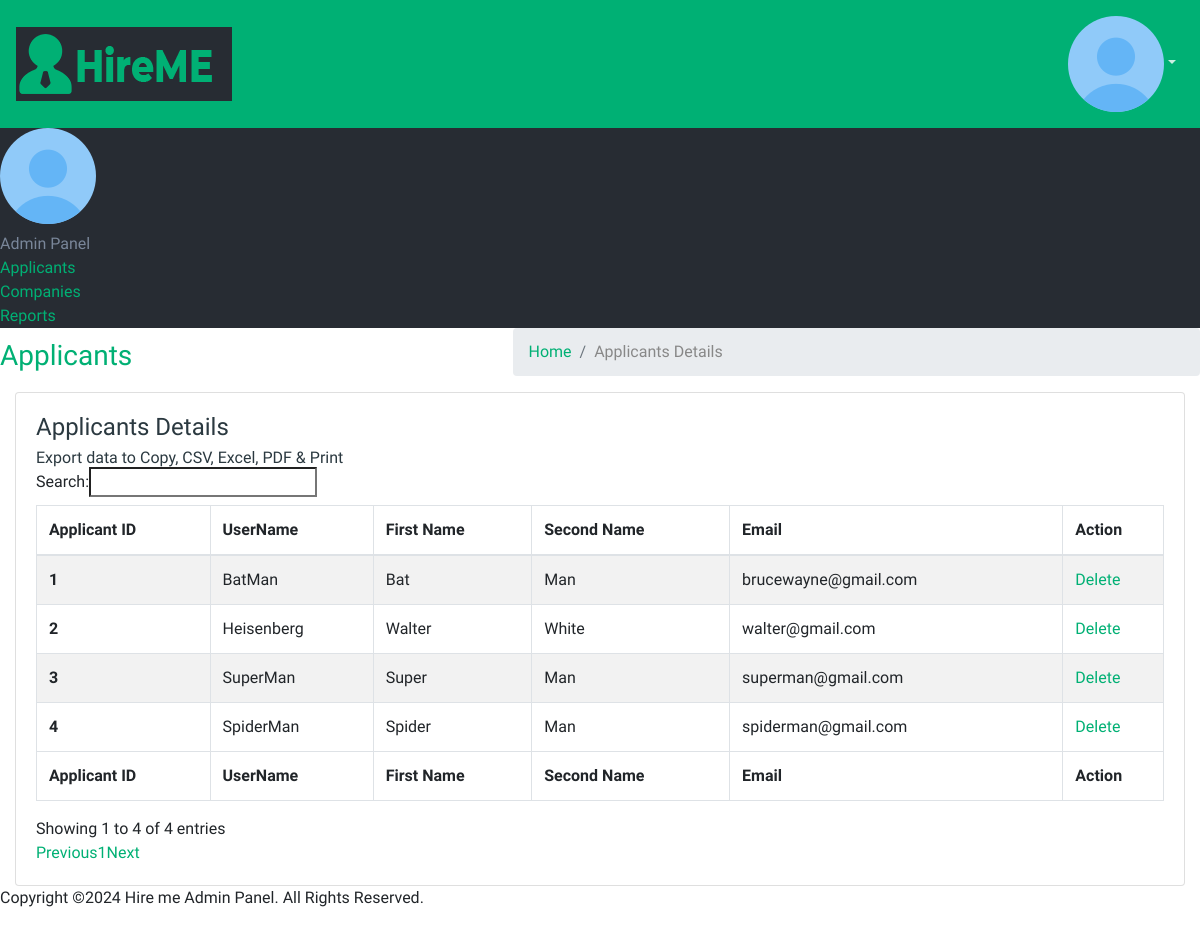
Screenshot of /admin-portal/applicants.php with the database file from the repository.
### tables this page shows
CREATE TABLE `applicants` (
  `applicant_id` int(10) NOT NULL,
  `applicant_username` varchar(10) NOT NULL,
  `applicant_password` varchar(200) NOT NULL,
  `applicant_first_name` varchar(50) NOT NULL,
  `applicant_last_name` varchar(50) NOT NULL,
  `applicant_email` varchar(100) NOT NULL,
  `applicant_profile_picture` text NOT NULL,
  `applicant_recycle_bin` int(1) NOT NULL
);

### admin-portal/applicants.php (the view, shortened to what this page needs)
<?php
include 'configAdmin.php';
$query = "SELECT * FROM `applicants` WHERE `applicants`.`applicant_recycle_bin` = 0 ORDER BY `applicants`.`applicant_id` ASC";
$result = mysqli_query($conn, $query);
?>
<!DOCTYPE html>
<html lang="en">
<head>
    <link href="./css/plugins/bootstrap/css/bootstrap.min.css" rel="stylesheet">
    <link href="./css/style.css" rel="stylesheet">
    <link href="./css/colors/blue-dark.css" id="theme" rel="stylesheet">
</head>
<body class="fix-header card-no-border">
    <div id="main-wrapper">
        <header class="topbar">
            <nav class="navbar top-navbar navbar-expand-md navbar-light">
                <div class="navbar-header">
                    <a class="navbar-brand" href="dashboard.php">
                        <img src="./images/logo.png" alt="homepage" class="light-logo" />
                </div>
                <div class="navbar-collapse">
                    <ul class="navbar-nav mr-auto mt-md-0">
                        <li class="nav-item"> <a class="nav-link nav-toggler hidden-md-up text-muted waves-effect waves-dark" href="javascript:void(0)"><i class="mdi mdi-menu"></i></a> </li>
                        <li class="nav-item m-l-10"> <a class="nav-link sidebartoggler hidden-sm-down text-muted waves-effect waves-dark" href="javascript:void(0)"><i class="ti-menu"></i></a> </li>
                    </ul>
                    <ul class="navbar-nav my-lg-0">
                        <li class="nav-item dropdown">
                            <a class="nav-link dropdown-toggle text-muted waves-effect waves-dark" href="" data-toggle="dropdown" aria-haspopup="true" aria-expanded="false"><img src="./images/users/profile.png" alt="user" class="profile-pic" /></a>
                        </li>
                    </ul>
                </div>
            </nav>
        </header>
        <aside class="left-sidebar">
            <div class="scroll-sidebar">
                <div class="user-profile">
                    <div class="profile-img"> <img src="./images/users/profile.png" alt="user" />
                    </div>
                </div>
                <nav class="sidebar-nav">
                    <ul id="sidebarnav">
                        <li class="nav-small-cap">Admin Panel</li>
                        <li class="active"> <a class="waves-dark active" href="applicants.php"><i class="fa fa-users"></i><span class="hide-menu">Applicants</span></a>
                        </li>
                        <li> <a class="waves-dark" href="companies.php"><i class="mdi mdi-hotel"></i><span class="hide-menu">Companies</span></a>
                        </li>
                        <li> <a class="waves-dark" href="report.php"><i class="fa  fa-bar-chart-o"></i><span class="hide-menu">Reports</span></a>
                        </li>
                    </ul>
                </nav>
            </div>
        </aside>
        <div class="page-wrapper">
            <div class="row page-titles">
                <div class="col-md-5 align-self-center">
                    <h3 class="text-themecolor">Applicants</h3>
                </div>
                <div class="col-md-7 align-self-center">
                    <ol class="breadcrumb">
                        <li class="breadcrumb-item"><a href="javascript:void(0)">Home</a></li>
                        <li class="breadcrumb-item active">Applicants Details</li>
                    </ol>
                </div>
            </div>
            <div class="container-fluid">
                <div class="row">
                    <div class="col-12">
                        <div class="card">
                            <div class="card-body">
                                <h4 class="card-title">Applicants Details</h4>
                                <h6 class="card-subtitle">Export data to Copy, CSV, Excel, PDF & Print</h6>
                                <div class="table-responsive m-t-40">
                                    <table id="example23" class="display nowrap table table-hover table-striped table-bordered" cellspacing="0" width="100%">
                                        <thead>
                                            <tr>
                                                <th>Applicant ID</th>
                                                <th>UserName</th>
                                                <th>First Name</th>
                                                <th>Second Name</th>
                                                <th>Email</th>
                                                <th>Action</th>
                                            </tr>
                                        </thead>
                                        <tfoot>
                                            <tr>
                                                <th>Applicant ID</th>
                                                <th>UserName</th>
                                                <th>First Name</th>
                                                <th>Second Name</th>
                                                <th>Email</th>
                                                <th>Action</th>
                                            </tr>
                                        </tfoot>
                                        <tbody>
                                        <?php
                                            if ($result) {
                                                while ($data_set = mysqli_fetch_assoc($result)) {
                                                    $no = $data_set['applicant_id'];
                                                    $username = $data_set['applicant_username'];
                                                    $fname = $data_set['applicant_first_name'];
                                                    $lname = $data_set['applicant_last_name'];
                                                    $email = $data_set['applicant_email'];
                                                    echo '<tr>
                                                            <th scope="row">' . $no . '</th>
                                                            <td>' . $username . '</td>
                                                            <td>' . $fname . '</td>
                                                            <td>' . $lname . '</td>
                                                            <td>' . $email . '</td>
                                                            <td><a href="deleteApplicant.php?id='.$no.'">Delete</a></td>
                                                        </tr>';
                                                }
                                            }
                                        ?>
                                        </tbody>
                                    </table>
                                </div>
                            </div>
                        </div>
                    </div>
                </div>
            </div>
            <footer class="footer">
            Copyright &copy;<script>document.write(new Date().getFullYear());</script> Hire me Admin Panel. All Rights Reserved.
            </footer>
        </div>
    </div>
</body>
</html>

### admin-portal/css/colors/blue-dark.css (style rules this page uses)
.topbar { background: #00B074; }
.topbar .top-navbar .navbar-header .navbar-brand .light-logo { display: inline-block; color: rgba(255, 255, 255, 0.8); }
.topbar .navbar-light .navbar-nav .nav-item > a.nav-link { color: rgba(255, 255, 255, 0.8) !important; }
.topbar .navbar-header { background: #272c33; }
a { color: #00B074; }
.text-themecolor { color: #00B074 !important; }
.card-no-border .left-sidebar, .card-no-border .sidebar-nav { background: #272c33; }
.sidebar-nav { background: #272c33; }
.sidebar-nav > ul > li.active > a { color: #00B074; border-color: #00B074; }
.sidebar-nav ul li a.active, .sidebar-nav ul li a:hover { color: #00B074; }
.sidebar-nav ul li.nav-small-cap { color: #798699; }

### rows the page displays
applicants: applicant_id "1", applicant_username "BatMan", applicant_first_name "Bat", applicant_last_name "Man", applicant_email "brucewayne@gmail.com"
applicants: applicant_id "2", applicant_username "Heisenberg", applicant_first_name "Walter", applicant_last_name "White", applicant_email "walter@gmail.com"
applicants: applicant_id "3", applicant_username "SuperMan", applicant_first_name "Super", applicant_last_name "Man", applicant_email "superman@gmail.com"
applicants: applicant_id "4", applicant_username "SpiderMan", applicant_first_name "Spider", applicant_last_name "Man", applicant_email "spiderman@gmail.com"
